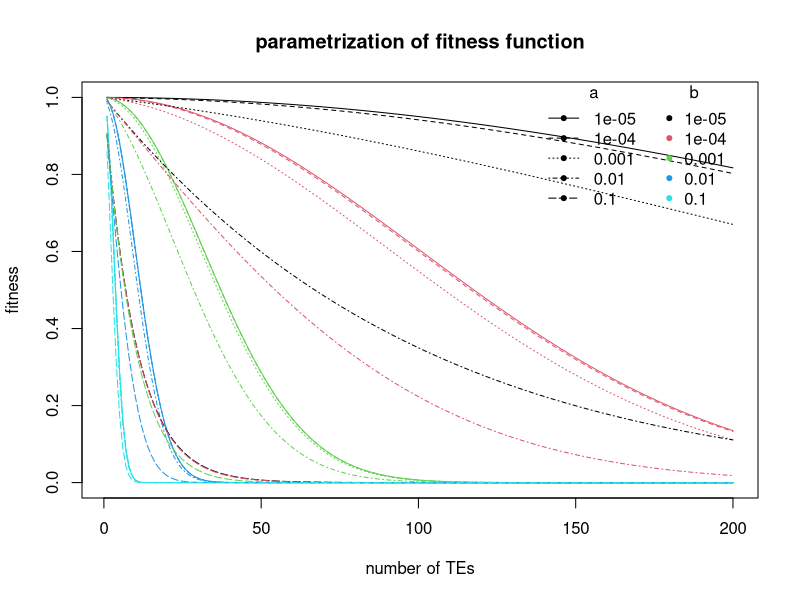

Reproduce this figure in R.
get_fitness <- function(n, a, b){
    exp(- (a * n) - ((b * n^2) / 2))
}


# number of transposons
n = 1:200
# a parameters to explore
as = c(0.00001, 0.0001, 0.001, 0.01, 0.1)
# b parameters to explore
bs = c(0.00001, 0.0001, 0.001, 0.01, 0.1)

fitnesses = list(list())

png('figures/fitness_parametrization.png')

plot(NULL,
    xlim = c(1, max(n)), ylim = c(0,1),
    xlab = 'number of TEs', ylab = 'fitness',
    main = 'parametrization of fitness function')

for (i in 1:length(as)) {
    for (y in 1:length(bs)) {
        a = as[i]
        b = bs[y]
        fitness_vector <- get_fitness(n, a, b)
        fitnesses[[y + ((i - 1) * length(bs))]] <- fitness_vector
        lines(fitness_vector, lty = i, col = y)
    }
}

legend(175, 1.05, legend = bs, title = 'b', pch = 20, col = 1:length(bs), bty = 'n')
legend(140, 1.05, legend = as, title = 'a', pch = 20, lty = 1:length(as), bty = 'n')

dev.off()